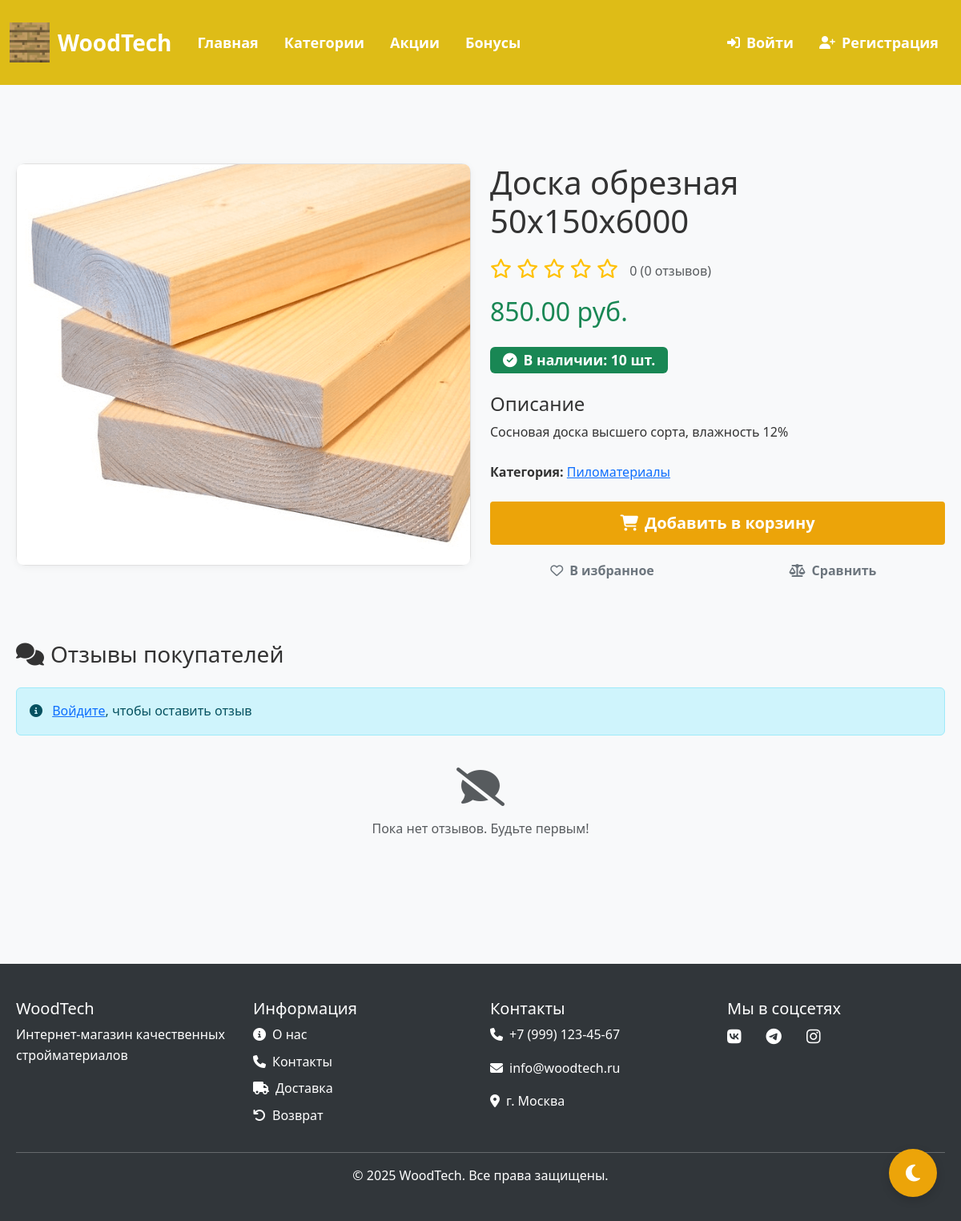
Screenshot of /product.php?id=1 with the database file from the repository.
### tables this page shows
CREATE TABLE `theme_settings` (
  `id` int NOT NULL,
  `header_color` varchar(7) DEFAULT '#2c3e50',
  `footer_color` varchar(7) DEFAULT '#34495e',
  `button_color` varchar(7) DEFAULT '#3498db',
  `logo_url` varchar(255) DEFAULT 'images/logo.jpg',
  `updated_at` timestamp NULL DEFAULT CURRENT_TIMESTAMP ON UPDATE CURRENT_TIMESTAMP
);

CREATE TABLE `products` (
  `id` int NOT NULL,
  `name` varchar(100) NOT NULL,
  `description` text,
  `price` decimal(10,2) NOT NULL,
  `category_id` int DEFAULT NULL,
  `image` varchar(255) DEFAULT NULL,
  `active` tinyint DEFAULT '1',
  `created_at` timestamp NULL DEFAULT CURRENT_TIMESTAMP,
  `stock_quantity` int DEFAULT '10'
);

CREATE TABLE `categories` (
  `id` int NOT NULL,
  `name` varchar(100) NOT NULL,
  `description` text,
  `active` tinyint DEFAULT '1',
  `created_at` timestamp NULL DEFAULT CURRENT_TIMESTAMP
);

### config.php (called while the page is built, shortened)
<?php
$host = 'localhost';
$dbname = 'woodtech';
$username = 'root';
$password = '';
try {
    $pdo = new PDO("mysql:host=$host;dbname=$dbname", $username, $password);
    $pdo->setAttribute(PDO::ATTR_ERRMODE, PDO::ERRMODE_EXCEPTION);
} catch(PDOException $e) {
    echo "Ошибка подключения: " . $e->getMessage();
}
if (!function_exists('isLoggedIn')) {
    function isLoggedIn() {
        return isset($_SESSION['user_id']);
    }
}
if (!function_exists('getThemeSettings')) {
    function getThemeSettings($pdo) {
        $stmt = $pdo->prepare("SELECT * FROM theme_settings WHERE id = 1");
        $stmt->execute();
        $settings = $stmt->fetch(PDO::FETCH_ASSOC);
        return $settings;
    }
}
if (!function_exists('getProductImage')) {
    function getProductImage($product_id, $product_name) {
        $image_dir = 'images/';
        $allowed_extensions = ['jpg', 'jpeg', 'png', 'gif', 'webp'];
        $clean_name = preg_replace('/\d+[xх]\d+[xх]\d+/', '', $product_name);
        $clean_name = preg_replace('/\d+\.\d+/', '', $clean_name);
        $clean_name = trim($clean_name);
        $search_names = [
            translit($clean_name),
            translit($product_name),
            $product_id,
            translit(explode(' ', $clean_name)[0])
        ];
        $search_names = array_unique($search_names);
        foreach ($search_names as $name) {
            foreach ($allowed_extensions as $ext) {
                $filename = $name . '.' . $ext;
                if (file_exists($image_dir . $filename)) {
                    return $image_dir . $filename;
                }
            }
        }
        return 'images/no-image.jpg';
    }
}
if (!function_exists('translit')) {
    function translit($string) {
        $converter = [
            'а' => 'a', 'б' => 'b', 'в' => 'v', 'г' => 'g', 'д' => 'd',
            'е' => 'e', 'ё' => 'e', 'ж' => 'zh', 'з' => 'z', 'и' => 'i',
            'й' => 'y', 'к' => 'k', 'л' => 'l', 'м' => 'm', 'н' => 'n',
            'о' => 'o', 'п' => 'p', 'р' => 'r', 'с' => 's', 'т' => 't',
            'у' => 'u', 'ф' => 'f', 'х' => 'h', 'ц' => 'c', 'ч' => 'ch',
            'ш' => 'sh', 'щ' => 'sch', 'ь' => '', 'ы' => 'y', 'ъ' => '',
            'э' => 'e', 'ю' => 'yu', 'я' => 'ya',
            'А' => 'A', 'Б' => 'B', 'В' => 'V', 'Г' => 'G', 'Д' => 'D',
            'Е' => 'E', 'Ё' => 'E', 'Ж' => 'Zh', 'З' => 'Z', 'И' => 'I',
            'Й' => 'Y', 'К' => 'K', 'Л' => 'L', 'М' => 'M', 'Н' => 'N',
            'О' => 'O', 'П' => 'P', 'Р' => 'R', 'С' => 'S', 'Т' => 'T',
            'У' => 'U', 'Ф' => 'F', 'Х' => 'H', 'Ц' => 'C', 'Ч' => 'Ch',
            'Ш' => 'Sh', 'Щ' => 'Sch', 'Ь' => '', 'Ы' => 'Y', 'Ъ' => '',
            'Э' => 'E', 'Ю' => 'Yu', 'Я' => 'Ya',
            ' ' => '_', '-' => '_', ',' => '', '.' => '', '!' => '',
            '?' => '', '(' => '', ')' => '', '[' => '', ']' => '',
            '{' => '', '}' => '', '<' => '', '>' => '', '#' => '',
            '$' => '', '%' => '', '^' => '', '&' => '', '*' => '',
            '+' => '', '=' => '', '|' => '', '\\' => '', '/' => '',
            ':' => '', ';' => '', '"' => '', "'" => '', '`' => '',
            '~' => ''
        ];
        $string = strtr($string, $converter);
        $string = preg_replace('/_{2,}/', '_', $string);
        $string = trim($string, '_');
        $string = strtolower($string);
        return $string;
    }
}
$theme_settings = getThemeSettings($pdo);
?>

### product.php (the view, shortened to what this page needs)
<?php
require_once 'config.php';
$product_id = (int)$_GET['id'];
$stmt = $pdo->prepare("
    SELECT p.*, c.name as category_name
    FROM products p
    JOIN categories c ON p.category_id = c.id
    WHERE p.id = ? AND p.active = 1
");
$stmt->execute([$product_id]);
$product = $stmt->fetch();
$stmt = $pdo->prepare("
    SELECT r.*, u.name, u.surname
    FROM reviews r
    JOIN users u ON r.user_id = u.id
    WHERE r.product_id = ?
    ORDER BY r.created_at DESC
");
$stmt->execute([$product_id]);
$reviews = $stmt->fetchAll();
$stmt = $pdo->prepare("SELECT AVG(rating) as avg_rating, COUNT(*) as total_reviews FROM reviews WHERE product_id = ?");
$stmt->execute([$product_id]);
$rating_data = $stmt->fetch();
$avg_rating = $rating_data['avg_rating'] ? round($rating_data['avg_rating'], 1) : 0;
$total_reviews = $rating_data['total_reviews'];
$stmt = $pdo->prepare("SELECT stock_quantity FROM products WHERE id = ?");
$stmt->execute([$product_id]);
$stock = $stmt->fetch();
$stock_quantity = $stock['stock_quantity'] ?? 0;
?>
<!DOCTYPE html>
<html lang="ru">
<head>
    <link href="https://cdn.jsdelivr.net/npm/bootstrap@5.3.0/dist/css/bootstrap.min.css" rel="stylesheet">
    <link rel="stylesheet" href="https://cdnjs.cloudflare.com/ajax/libs/font-awesome/6.4.0/css/all.min.css">
    <link rel="stylesheet" href="css/style.php?v=<?= time() ?>">
</head>
<body>
    <?php include 'header.php'; ?>
    <main class="container my-5">
        <div class="row">
            <div class="col-md-6 mb-4">
                <div class="card">
                    <img src="<?= getProductImage($product['id'], $product['name']) ?>"
                         alt="<?= htmlspecialchars($product['name']) ?>"
                         class="product-image card-img-top"
                         onerror="this.src='images/no-image.jpg'">
                </div>
            </div>
            <div class="col-md-6">
                <h1 class="mb-3"><?= htmlspecialchars($product['name']) ?></h1>
                <div class="mb-3">
                    <span class="rating-stars">
                        <?php for($i = 1; $i <= 5; $i++): ?>
                            <i class="<?= $i <= $avg_rating ? 'fas' : 'far' ?> fa-star"></i>
                        <?php endfor; ?>
                    </span>
                    <span class="ms-2 text-muted"><?= $avg_rating ?> (<?= $total_reviews ?> отзывов)</span>
                </div>
                <div class="mb-4">
                    <h2 class="text-success mb-0"><?= number_format($product['price'], 2, '.', ' ') ?> руб.</h2>
                </div>
                <div class="mb-4">
                    <?php if($stock_quantity > 0): ?>
                        <span class="badge bg-success stock-badge">
                            <i class="fas fa-check-circle me-2"></i>В наличии: <?= $stock_quantity ?> шт.
                        </span>
                    <?php else: ?>
                        <span class="badge bg-danger stock-badge">
                            <i class="fas fa-times-circle me-2"></i>Нет в наличии
                        </span>
                    <?php endif; ?>
                </div>
                <div class="mb-4">
                    <h4>Описание</h4>
                    <p><?= nl2br(htmlspecialchars($product['description'])) ?></p>
                </div>
                <div class="mb-4">
                    <strong>Категория:</strong>
                    <a href="category.php?id=<?= $product['category_id'] ?>"><?= htmlspecialchars($product['category_name']) ?></a>
                </div>
                <?php if($stock_quantity > 0): ?>
                    <div class="d-grid gap-2 mb-3">
                        <button class="btn btn-primary btn-lg add-to-cart" data-id="<?= $product['id'] ?>">
                            <i class="fas fa-shopping-cart me-2"></i>Добавить в корзину
                        </button>
                        <div class="row g-2">
                            <div class="col-6">
                                <button class="btn btn-outline-secondary w-100 add-to-favorites" data-id="<?= $product['id'] ?>">
                                    <i class="far fa-heart me-2"></i>В избранное
                                </button>
                            </div>
                            <div class="col-6">
                                <button class="btn btn-outline-secondary w-100 add-to-compare" data-id="<?= $product['id'] ?>">
                                    <i class="fas fa-balance-scale me-2"></i>Сравнить
                                </button>
                            </div>
                        </div>
                    </div>
                <?php else: ?>
                    <div class="alert alert-warning">
                        <i class="fas fa-exclamation-triangle me-2"></i>Товар временно отсутствует
                    </div>
                <?php endif; ?>
            </div>
        </div>
        <div class="row mt-5">
            <div class="col-12">
                <h3 class="mb-4"><i class="fas fa-comments me-2"></i>Отзывы покупателей</h3>
                <?php if(isLoggedIn()): ?>
                    <div class="card mb-4">
                        <div class="card-header">
                            <h5 class="mb-0">Оставить отзыв</h5>
                        </div>
                        <div class="card-body">
                            <form method="POST">
                                <div class="mb-3">
                                    <label class="form-label">Ваша оценка</label>
                                    <div class="rating-input">
                                        <input type="radio" name="rating" value="5" id="star5" required>
                                        <label for="star5"><i class="fas fa-star"></i></label>
                                        <input type="radio" name="rating" value="4" id="star4">
                                        <label for="star4"><i class="fas fa-star"></i></label>
                                        <input type="radio" name="rating" value="3" id="star3">
                                        <label for="star3"><i class="fas fa-star"></i></label>
                                        <input type="radio" name="rating" value="2" id="star2">
                                        <label for="star2"><i class="fas fa-star"></i></label>
                                        <input type="radio" name="rating" value="1" id="star1">
                                        <label for="star1"><i class="fas fa-star"></i></label>
                                    </div>
                                </div>
                                <div class="mb-3">
                                    <label for="comment" class="form-label">Ваш отзыв</label>
                                    <textarea class="form-control" id="comment" name="comment" rows="4"
                                              placeholder="Расскажите о своих впечатлениях от товара" required></textarea>
                                </div>
                                <button type="submit" name="add_review" class="btn btn-primary">
                                    <i class="fas fa-paper-plane me-2"></i>Отправить отзыв
                                </button>
                            </form>
                        </div>
                    </div>
                <?php else: ?>
                    <div class="alert alert-info">
                        <i class="fas fa-info-circle me-2"></i>
                        <a href="login.php">Войдите</a>, чтобы оставить отзыв
                    </div>
                <?php endif; ?>
                <?php if(count($reviews) > 0): ?>
                    <?php foreach($reviews as $review): ?>
                        <div class="card review-card mb-3">
                            <div class="card-body">
                                <div class="d-flex justify-content-between align-items-start mb-2">
                                    <div>
                                        <h6 class="mb-1"><?= htmlspecialchars($review['surname'] . ' ' . $review['name']) ?></h6>
                                        <span class="rating-stars-small">
                                            <?php for($i = 1; $i <= 5; $i++): ?>
                                                <i class="<?= $i <= $review['rating'] ? 'fas' : 'far' ?> fa-star"></i>
                                            <?php endfor; ?>
                                        </span>
                                    </div>
                                    <small class="text-muted">
                                        <i class="far fa-clock me-1"></i><?= date('d.m.Y', strtotime($review['created_at'])) ?>
                                    </small>
                                </div>
                                <p class="mb-0"><?= nl2br(htmlspecialchars($review['comment'])) ?></p>
                            </div>
                        </div>
                    <?php endforeach; ?>
                <?php else: ?>
                    <div class="text-center py-4">
                        <i class="fas fa-comment-slash fa-3x text-muted mb-3"></i>
                        <p class="text-muted">Пока нет отзывов. Будьте первым!</p>
                    </div>
                <?php endif; ?>
            </div>
        </div>
    </main>
    <?php include 'footer.php'; ?>
</body>
</html>

### header.php (shortened to what this page needs)
<header id="site-header" class="header">
    <nav class="navbar navbar-expand-lg navbar-dark">
        <div class="container-fluid">
            <a class="navbar-brand" href="index.php">
                <img src="<?= $theme_settings['logo_url'] ?>" alt="WoodTech" height="50" onerror="this.src='images/logo.jpg'">
                <span id="site-title">WoodTech</span>
            </a>
            <div class="collapse navbar-collapse" id="navbarNav">
                <ul class="navbar-nav me-auto">
                    <li class="nav-item"><a class="nav-link" href="index.php">Главная</a></li>
                    <li class="nav-item"><a class="nav-link" href="index.php#categories">Категории</a></li>
                    <li class="nav-item"><a class="nav-link" href="#promotions">Акции</a></li>
                    <li class="nav-item"><a class="nav-link" href="#bonus">Бонусы</a></li>
                </ul>
                <ul class="navbar-nav ms-auto">
                    <?php if(isLoggedIn()): ?>
                        <li class="nav-item"><a class="nav-link" href="favorites.php"><i class="fas fa-heart"></i> Избранное</a></li>
                        <li class="nav-item"><a class="nav-link" href="compare.php"><i class="fas fa-balance-scale"></i> Сравнение</a></li>
                        <li class="nav-item"><a class="nav-link" href="cart.php"><i class="fas fa-shopping-cart"></i> Корзина</a></li>
                        <li class="nav-item"><a class="nav-link" href="profile.php"><i class="fas fa-user-circle"></i> Профиль</a></li>
                        <?php if(isAdmin()): ?>
                            <li class="nav-item"><a class="nav-link" href="admin.php"><i class="fas fa-cog"></i> Админ-панель</a></li>
                        <?php endif; ?>
                        <li class="nav-item"><a class="nav-link" href="logout.php"><i class="fas fa-sign-out-alt"></i> Выйти</a></li>
                    <?php else: ?>
                        <li class="nav-item"><a class="nav-link" href="login.php"><i class="fas fa-sign-in-alt"></i> Войти</a></li>
                        <li class="nav-item"><a class="nav-link" href="register.php"><i class="fas fa-user-plus"></i> Регистрация</a></li>
                    <?php endif; ?>
                </ul>
            </div>
        </div>
    </nav>
</header>
<button id="theme-toggle-floating" title="Переключить тему">
    <i class="fas fa-moon"></i>
</button>

### rows the page displays
theme_settings: logo_url (picture)
products: name "Доска обрезная 50x150x6000", price "850.00", stock_quantity "10", description "Сосновая доска высшего сорта, влажность 12%", category.name "Пиломатериалы"

### other values shown
$avg_rating "0"
$total_reviews "0"
